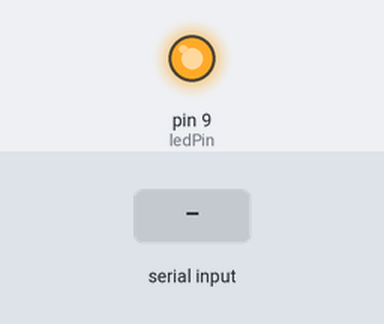
This sketch was run on a simulated Arduino Uno, built with avr-gcc and run on an emulated ATmega328P. On the bench: output pins drawn as LEDs (lit = HIGH). The test bench sets the inputs (shaded band). What the sketch prints to the serial monitor is not drawn.

Above: at 6.8 s.
6.9 s: "1" received over Serial
At 9.07 s:
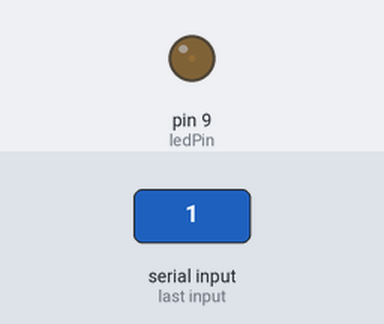
28.9 s: "0" received over Serial
At 29.2 s:
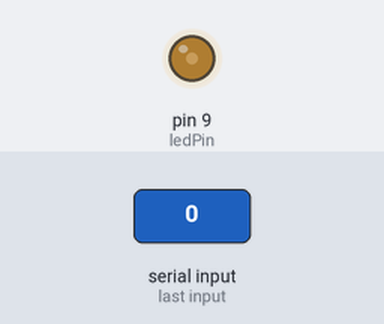
Timing chart, 0 to 38.4 s (numbered marks = the images above; inputs shaded):
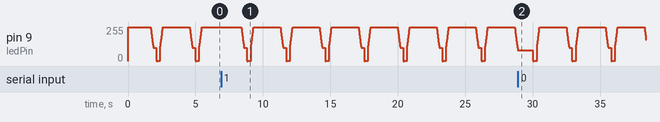

The sketch:

sinGenerator.ino
```cpp
int ledPin = 9;      // LED connected to digital pin 9
int analogPin = 3;   // potentiometer connected to analog pin 3
double val = 0;         // variable to store the read value
unsigned int T=10;//ms
void setup()
{
  Serial.begin(9600);
  pinMode(ledPin, OUTPUT);   // sets the pin as output
}

void loop()
{

  for(int i=0;i<360;++i){
    val = 500*(sin(((double)i/180)*3.14) + 1);
    analogWrite(ledPin,val);  // analogRead values go from 0 to 1023, analogWrite values from 0 to 255
    Serial.println(val);
    delayMicroseconds(T/360);
    while (Serial.available() > 0) {
      T=(unsigned int)Serial.read();
      delay(1000);
    }
  }
}
```
